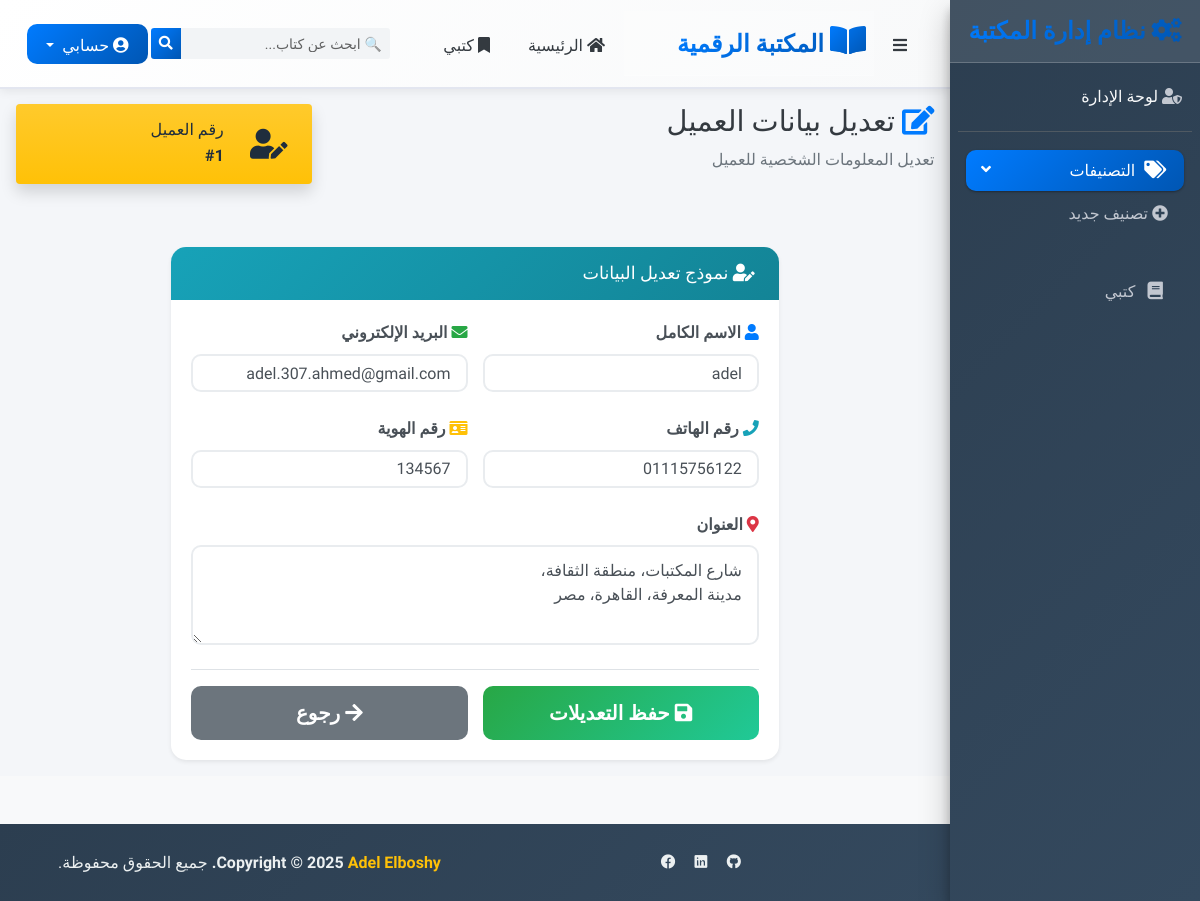
Screenshot of /clint/1/edit/ with the database file from the repository.
### clint/models.py (models this page shows, shortened)
class Customer(models.Model):
    name = models.CharField(max_length=100, verbose_name="الاسم الكامل")
    email = models.EmailField(unique=True, verbose_name="البريد الإلكتروني")
    image = models.ImageField(upload_to='photos3 %Y %m %d',blank=True,null=True,verbose_name="صورة الملف الشخصي")
    phone = models.CharField(max_length=15, verbose_name="رقم الهاتف")
    address = models.TextField(verbose_name="العنوان")
    national_id = models.CharField(max_length=20, unique=True, verbose_name="رقم الهوية الوطنية")
    my_books = models.ManyToManyField(Book,blank=True)
    date_of_birth = models.DateField(blank=True, null=True, verbose_name="تاريخ الميلاد")
    occupation = models.CharField(max_length=100, blank=True, null=True, verbose_name="المهنة")
    created_at = models.DateTimeField(auto_now_add=True, verbose_name="تاريخ التسجيل")
    updated_at = models.DateTimeField(auto_now=True, verbose_name="تاريخ التحديث")
    class Meta:
        verbose_name = "عميل"
        verbose_name_plural = "العملاء"
        ordering = ['-created_at']
        indexes = [
            models.Index(fields=['name']),
            models.Index(fields=['email']),
            models.Index(fields=['phone']),
        ]

### clint/views.py (the view)
# urls.py: path('/<int:customer_id>/edit/', views.edit_customer, name='edit_customer'),
def edit_customer(request, customer_id):
    customer = get_object_or_404(Customer, id=customer_id)
    if request.method == 'POST':
        form = CustomerForm(request.POST, instance=customer)
        if form.is_valid():
            form.save()
            messages.success(request, 'تم تحديث بيانات العميل بنجاح')
            return redirect('customer_profile', customer_id=customer.id)
    else:
        form = CustomerForm(instance=customer)
    return render(request, 'edit_customer.html', {
        'form': form,
        'customer': customer,
    })

### clint/forms.py
class CustomerForm(forms.ModelForm):
    class Meta:
        model = Customer
        fields = ['name', 'email', 'phone', 'address', 'national_id']
        widgets = {
            'name': forms.TextInput(attrs={
                'class': 'form-control',
                'placeholder': 'اسم العميل الكامل'
            }),
            'email': forms.EmailInput(attrs={
                'class': 'form-control',
                'placeholder': 'البريد الإلكتروني'
            }),
            'phone': forms.TextInput(attrs={
                'class': 'form-control',
                'placeholder': 'رقم الهاتف'
            }),
            'address': forms.Textarea(attrs={
                'class': 'form-control',
                'placeholder': 'العنوان',
                'rows': 3
            }),
            'national_id': forms.TextInput(attrs={
                'class': 'form-control',
                'placeholder': 'رقم الهوية الوطنية'
            }),
        }
        labels = {
            'name': 'الاسم الكامل',
            'email': 'البريد الإلكتروني',
            'phone': 'رقم الهاتف',
            'address': 'العنوان',
            'national_id': 'رقم الهوية',
        }

### clint/templates/edit_customer.html (shortened to what this page needs)
{% extends 'base.html' %}
{% load static %}
{% block content %}
<div class="wrapper" style="direction: rtl;">
    <div class="content-wrapper">
        <div class="content-header mb-4">
            <div class="container-fluid">
                <div class="row mb-2">
                    <div class="col-sm-8">
                        <h1 class="m-0 text-dark">
                            <i class="fas fa-edit text-primary me-2"></i>
                            تعديل بيانات العميل
                        </h1>
                        <p class="text-muted mt-2">تعديل المعلومات الشخصية للعميل</p>
                    </div>
                    <div class="col-sm-4">
                        <div class="info-box bg-gradient-warning shadow">
                            <span class="info-box-icon"><i class="fas fa-user-edit"></i></span>
                            <div class="info-box-content">
                                <span class="info-box-text">رقم العميل</span>
                                <span class="info-box-number">#{{ customer.id }}</span>
                            </div>
                        </div>
                    </div>
                </div>
            </div>
        </div>
        <div class="content">
            <div class="container-fluid">
                <div class="row">
                    <div class="col-lg-8 mx-auto">
                        <div class="card card-primary shadow-sm">
                            <div class="card-header bg-gradient-info text-white">
                                <h3 class="card-title mb-0">
                                    <i class="fas fa-user-edit me-2"></i>
                                    نموذج تعديل البيانات
                                </h3>
                            </div>
                            <div class="card-body">
                                <form method="post" novalidate>
                                    <div class="row">
                                        <div class="col-md-6">
                                            <div class="form-group mb-4">
                                                <label for="{{ form.name.id_for_label }}" class="form-label">
                                                    <i class="fas fa-user text-primary me-2"></i>
                                                    {{ form.name.label }}
                                                </label>
                                                {{ form.name }}
                                            </div>
                                        </div>
                                        <div class="col-md-6">
                                            <div class="form-group mb-4">
                                                <label for="{{ form.email.id_for_label }}" class="form-label">
                                                    <i class="fas fa-envelope text-success me-2"></i>
                                                    {{ form.email.label }}
                                                </label>
                                                {{ form.email }}
                                            </div>
                                        </div>
                                    </div>
                                    <div class="row">
                                        <div class="col-md-6">
                                            <div class="form-group mb-4">
                                                <label for="{{ form.phone.id_for_label }}" class="form-label">
                                                    <i class="fas fa-phone text-info me-2"></i>
                                                    {{ form.phone.label }}
                                                </label>
                                                {{ form.phone }}
                                            </div>
                                        </div>
                                        <div class="col-md-6">
                                            <div class="form-group mb-4">
                                                <label for="{{ form.national_id.id_for_label }}" class="form-label">
                                                    <i class="fas fa-id-card text-warning me-2"></i>
                                                    {{ form.national_id.label }}
                                                </label>
                                                {{ form.national_id }}
                                            </div>
                                        </div>
                                    </div>
                                    <div class="form-group mb-4">
                                        <label for="{{ form.address.id_for_label }}" class="form-label">
                                            <i class="fas fa-map-marker-alt text-danger me-2"></i>
                                            {{ form.address.label }}
                                        </label>
                                        {{ form.address }}
                                    </div>
                                    <div class="form-actions mt-4 pt-3 border-top">
                                        <div class="row">
                                            <div class="col-md-6">
                                                <button type="submit" class="btn btn-success btn-lg w-100">
                                                    <i class="fas fa-save me-2"></i>
                                                    حفظ التعديلات
                                                </button>
                                            </div>
                                            <div class="col-md-6">
                                                <a href="{% url 'customer_profile' customer.id %}"
                                                   class="btn btn-secondary btn-lg w-100">
                                                    <i class="fas fa-arrow-right me-2"></i>
                                                    رجوع
                                                </a>
                                            </div>
                                        </div>
                                    </div>
                                </form>
                            </div>
                        </div>
                    </div>
                </div>
            </div>
        </div>
    </div>
</div>
{% endblock %}

### templates/base.html (style rules this page uses)
:root { --primary-gradient: linear-gradient(135deg, #007bff 0%, #0056b3 100%); --success-gradient: linear-gradient(135deg, #28a745 0%, #20c997 100%); --info-gradient: linear-gradient(135deg, #17a2b8 0%, #138496 100%); --warning-gradient: linear-gradient(135deg, #ffc107 0%, #fd7e14 100%); --danger-gradient: linear-gradient(135deg, #dc3545 0%, #c82333 100%); }
* { box-sizing: border-box; }
body { font-family: 'Tajawal', sans-serif; background-color: #f8f9fa; line-height: 1.6; }
.card-header.bg-gradient-info { background: var(--info-gradient) !important; border-bottom: none; padding: 1rem 1.5rem; }
.btn { border-radius: 10px; font-weight: 600; transition: all 0.3s ease; border: none; }
.btn-success { background: var(--success-gradient); }

### clint/templates/edit_customer.html (style rules this page uses)
.form-group { margin-bottom: 1.5rem; }
.form-label { font-weight: 600; margin-bottom: 0.5rem; color: #495057; }
.form-control { border-radius: 10px; padding: 12px 15px; border: 2px solid #e9ecef; transition: all 0.3s ease; }
.btn-lg { border-radius: 10px; padding: 12px 30px; font-weight: 600; }
.card { border-radius: 15px; overflow: hidden; }

### rows the page displays
Customer: id "1", name "adel", email "adel.307.ahmed@gmail.com", phone "01115756122", national_id "134567", address "شارع المكتبات، منطقة الثقافة، مدينة المعرفة، القاهرة، مصر"
